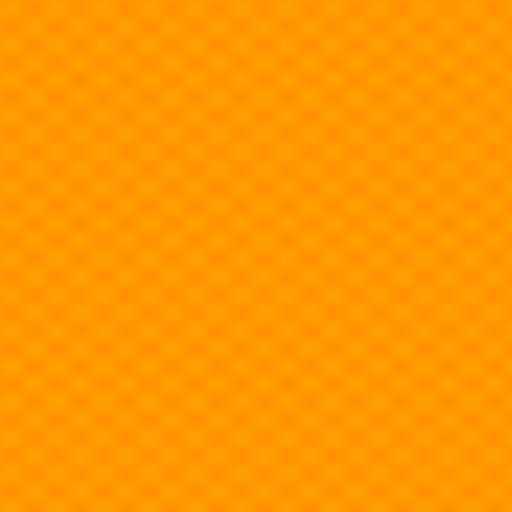
#> input picture tools/art/pass104/PsychedelicFrogfish-orm.png, 512 x 512 px, given in place of chromis-base.png, which was not available
$ python antarctic_fish.py ../pass104/PsychedelicFrogfish-orm.png
#> lines starting #> are read from the running program, lines starting #| are printed output that depends on the picture
### tools/art/pass016/fish.py
"""Pass 016: author the remaining reef fish from the accepted Pass 012 chromis rig.

    python3 tools/art/pass016/fish.py   # Blender 5.1 Python module (`pip install bpy==5.1.2`)

The accepted chromis GLB (a verified lossless Blender roundtrip, including its Stroke_Left /
Stroke_Right morphs and pectoral pivots) is reshaped per species, so every fish keeps the exact
topology, morph contract and pivots the runtime drives:

  * per-vertex axis scaling to the species' length / body height / width (game units, +X forward),
    applied identically to the basis and both morph targets;
  * species anatomy: deep cardinalfish body and tall fins; slender firefish with a tall, swept dorsal
    pennant; truncate assessor tail; slim gramma; eyes scaled uniformly about their own centres;
  * object-space vertex-colour patterns and countershading over neutral (luminance-only) versions of
    the accepted chromis scale and fin-ray maps, which keep their UV-aligned normal and alpha detail.
"""
import math
import shutil
import sys
from pathlib import Path

import bpy  # noqa: I001 - bpy must load before bmesh-dependent addons
import numpy as np
from PIL import Image
from scipy.spatial import cKDTree

HERE = Path(__file__).resolve().parent
ROOT = HERE.parents[2]
# Pinned uncompressed accepted chromis (public/ copies are Draco/WebP compressed since Pass 017).
SOURCE = ROOT / 'tools/art/pass017/accepted/chromis.glb'
TEX = ROOT / 'tools/art/textures/pass016'
OUT = ROOT / 'public/assets/models/fish'
CHROMIS = {'length': 0.46, 'height': 0.19, 'width': 0.09, 'tail_root': -0.17, 'snout': 0.205, 'half': 0.089}


def smoothstep(a, b, x):
    t = np.clip((np.asarray(x, float) - a) / (b - a), 0, 1)
    return t * t * (3 - 2 * t)


def srgb_to_linear(c):
    c = np.clip(np.asarray(c, float), 0, 1)
    return np.where(c <= 0.04045, c / 12.92, ((c + 0.055) / 1.055) ** 2.4)


# ------------------------------------------------------------------ neutral maps


def neutral_maps():
    """Luminance-only versions of the accepted chromis base and fin maps (alpha kept)."""
    TEX.mkdir(parents=True, exist_ok=True)
    src = ROOT / 'tools/art/textures/fish'
    base = np.asarray(Image.open(src / 'chromis-base.png').convert('RGB'), float) / 255
    lum = base @ np.array([0.2126, 0.7152, 0.0722])
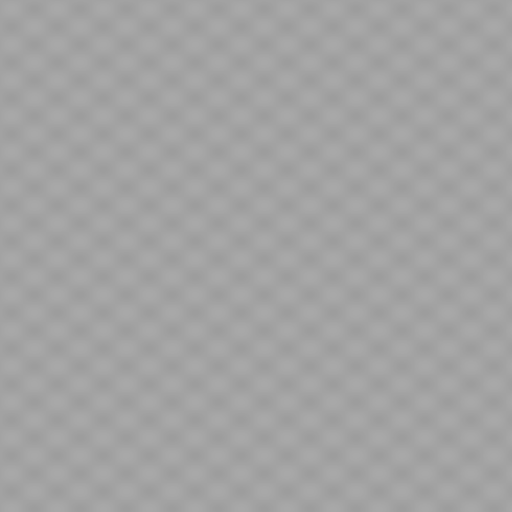
#> lum: shape (512, 512) float64; min 0.619, max 0.661, mean 0.64
    lum = 0.82 + (lum - lum.mean()) / (lum.std() + 1e-6) * 0.06  # keep scale-edge detail, drop hue
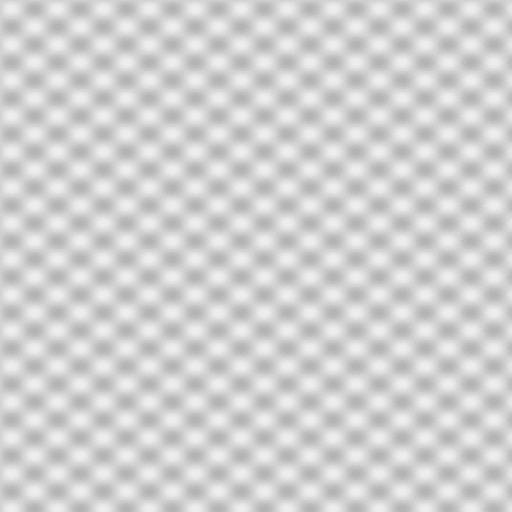
#> lum: shape (512, 512) float64; min 0.707, max 0.933, mean 0.82
    Image.fromarray(np.uint8(np.clip(np.stack([lum] * 3, -1), 0, 1) * 255)).save(TEX / 'fish-scales-base.png',
                                                                                    optimize=True)
    fins = np.asarray(Image.open(src / 'chromis-fins.png').convert('RGBA'), float) / 255
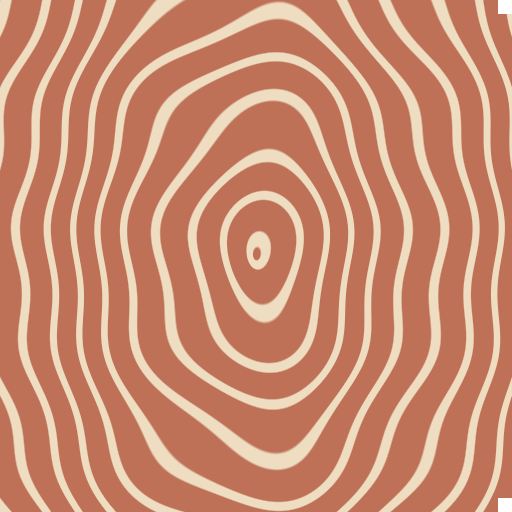
#> input picture tools/art/pass104/PsychedelicFrogfish-base.png, 512 x 512 px, given in place of chromis-fins.png, which was not available
    flum = fins[..., :3] @ np.array([0.2126, 0.7152, 0.0722])
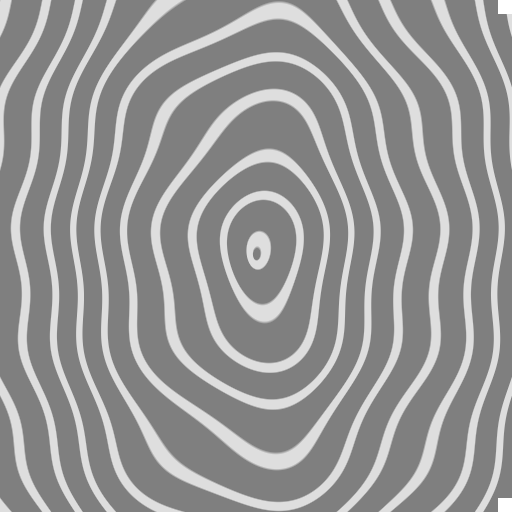
#> flum: shape (512, 512) float64; min 0.5, max 1, mean 0.596
    flum = 0.86 + (flum - flum.mean()) / (flum.std() + 1e-6) * 0.08
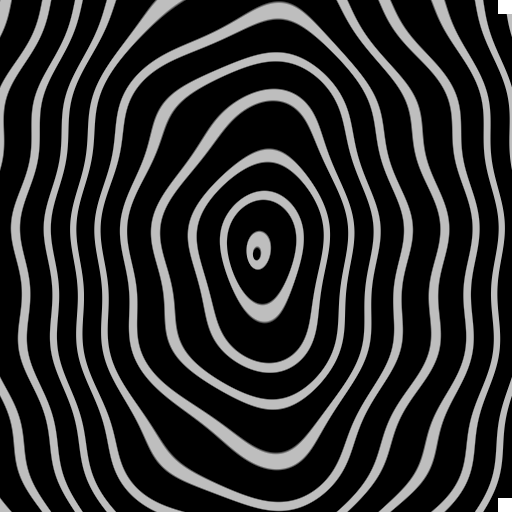
#> flum: shape (512, 512) float64; min 0.811, max 1.07, mean 0.86; drawn with min black and max white
    out = np.concatenate([np.stack([np.clip(flum, 0, 1)] * 3, -1), fins[..., 3:]], -1)
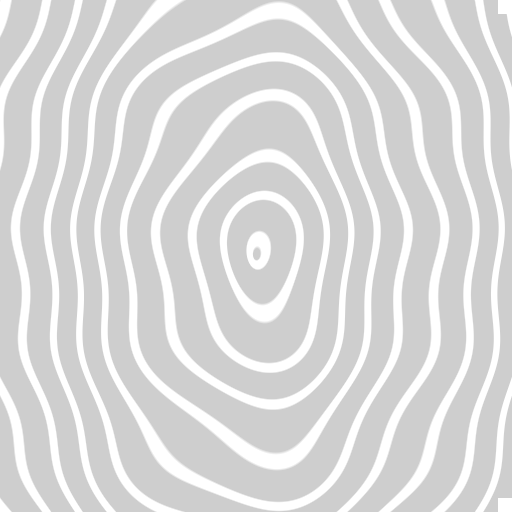
#> out: shape (512, 512, 4) float64; mean R, G, B, A 0.86, 0.86, 0.86, 1
    Image.fromarray(np.uint8(out * 255)).save(TEX / 'fin-rays.png', optimize=True)


# ------------------------------------------------------------------ coordinates (game space)


def to_game(co):
    return np.stack([co[:, 0], co[:, 2], -co[:, 1]], 1)


def to_blender(p):
    return np.stack([p[:, 0], -p[:, 2], p[:, 1]], 1)


# [4 lines left out: function coords, not called in this run]


def set_coords(data, p):
    data.foreach_set('co', to_blender(p).ravel())


def world_offset(obj):
    """Pectorals carry a pivot translation; body parts have none."""
    return to_game(np.array([tuple(obj.location)]))[0]


# ------------------------------------------------------------------ species


SPECIES = {
    'cardinalfish': dict(id='pajama-cardinalfish', name='Cardinalfish', length=0.62, height=0.34, width=0.125,
                         eye=1.45, iris=(0.86, 0.22, 0.10), fin_height=1.25),
    'firefish': dict(id='firefish-goby', name='Firefish', length=0.85, height=0.13, width=0.11,
                     eye=1.0, iris=(0.95, 0.62, 0.20), pennant=7.0),
    'assessor': dict(id='yellow-assessor', name='Assessor', length=0.64, height=0.23, width=0.14,
                     eye=1.05, iris=(0.30, 0.42, 0.62), rounded=True),
    'gramma': dict(id='royal-gramma', name='Gramma', length=0.72, height=0.24, width=0.15,
                   eye=1.05, iris=(0.15, 0.13, 0.12)),
}


# [134 lines left out: functions factors, apply, pattern, paint, retint, not called in this run]


def build(key):
#> (the run stopped early here; a loop or call above may not have finished)
